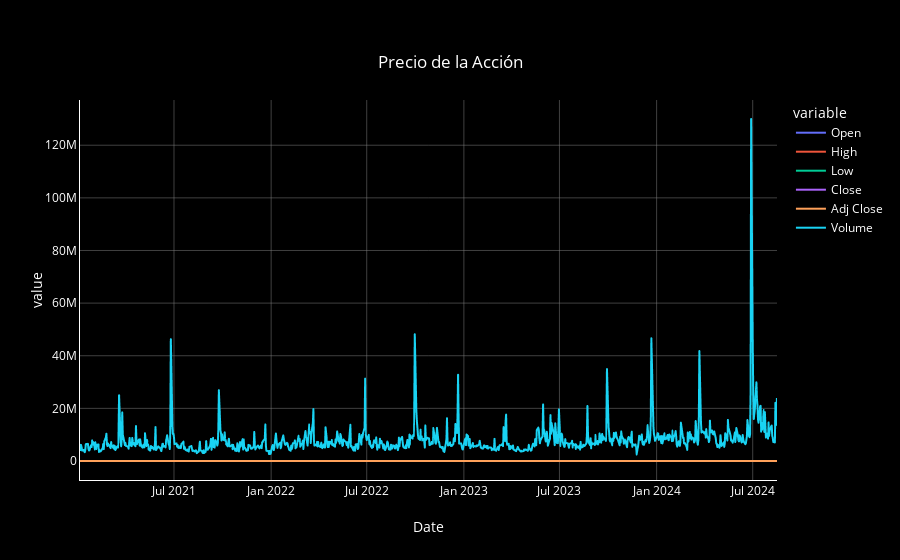

Write notebook code for a chart like this one.
### Code cell
# Using plotly.express
import plotly.express as px


# crear lista de acciones
portfolio = ['APPL', 'MSFT', 'TSLA', 'META', 'GOOG', 'NFLX', 'SPOT', '^GSPC', '^IXIC', 'BTC-USD']
# Obtener datos históricos de una acción
data = yf.download('NKE', start='2021-01-01', end=None)

data


fig = px.line(data, x=data.index, y=data.columns,
              color_discrete_sequence=px.colors.qualitative.Plotly,
              title='Precio de la Ación')
# Personalización del gráfico
fig.update_layout(
    plot_bgcolor='black',
    paper_bgcolor='black',
    font=dict(color='white'),
    title={
        'text': "Precio de la Acción",
        'y':0.9,
        'x':0.5,
        'xanchor': 'center',
        'yanchor': 'top'
    },
    xaxis=dict(
        showgrid=True,          # Mostrar la cuadrícula en el eje x
        gridcolor='gray',       # Color de las líneas de cuadrícula
        gridwidth=0.5,          # Ancho de las líneas de cuadrícula
        linecolor='white'       # Color de la línea del eje
    ),
    yaxis=dict(
        showgrid=True,          # Mostrar la cuadrícula en el eje y
        gridcolor='gray',       # Color de las líneas de cuadrícula
        gridwidth=0.5,          # Ancho de las líneas de cuadrícula
        linecolor='white'       # Color de la línea del eje
    )
)

# Mostrar el gráfico
fig.show()

### Figure 1 — Plotly figure (JSON) as saved in the notebook; plotly's stock layout.template omitted (floating-point values rounded to 4 significant figures; data arrays with more than 128 entries replaced by an {"elided": "..."} marker saying what was removed)
{"data": [{"hovertemplate": "variable=Open<br>Date=%{x}<br>value=%{y}<extra></extra>", "legendgroup": "Open", "line": {"color": "#636EFA", "dash": "solid"}, "marker": {"symbol": "circle"}, "mode": "lines", "name": "Open", "showlegend": true, "type": "scattergl", "x": {"elided": "911 str values"}, "xaxis": "x", "y": {"elided": "911 float values"}, "yaxis": "y"}, {"hovertemplate": "variable=High<br>Date=%{x}<br>value=%{y}<extra></extra>", "legendgroup": "High", "line": {"color": "#EF553B", "dash": "solid"}, "marker": {"symbol": "circle"}, "mode": "lines", "name": "High", "showlegend": true, "type": "scattergl", "x": {"elided": "911 str values"}, "xaxis": "x", "y": {"elided": "911 float values"}, "yaxis": "y"}, {"hovertemplate": "variable=Low<br>Date=%{x}<br>value=%{y}<extra></extra>", "legendgroup": "Low", "line": {"color": "#00CC96", "dash": "solid"}, "marker": {"symbol": "circle"}, "mode": "lines", "name": "Low", "showlegend": true, "type": "scattergl", "x": {"elided": "911 str values"}, "xaxis": "x", "y": {"elided": "911 float values"}, "yaxis": "y"}, {"hovertemplate": "variable=Close<br>Date=%{x}<br>value=%{y}<extra></extra>", "legendgroup": "Close", "line": {"color": "#AB63FA", "dash": "solid"}, "marker": {"symbol": "circle"}, "mode": "lines", "name": "Close", "showlegend": true, "type": "scattergl", "x": {"elided": "911 str values"}, "xaxis": "x", "y": {"elided": "911 float values"}, "yaxis": "y"}, {"hovertemplate": "variable=Adj Close<br>Date=%{x}<br>value=%{y}<extra></extra>", "legendgroup": "Adj Close", "line": {"color": "#FFA15A", "dash": "solid"}, "marker": {"symbol": "circle"}, "mode": "lines", "name": "Adj Close", "showlegend": true, "type": "scattergl", "x": {"elided": "911 str values"}, "xaxis": "x", "y": {"elided": "911 float values"}, "yaxis": "y"}, {"hovertemplate": "variable=Volume<br>Date=%{x}<br>value=%{y}<extra></extra>", "legendgroup": "Volume", "line": {"color": "#19D3F3", "dash": "solid"}, "marker": {"symbol": "circle"}, "mode": "lines", "name": "Volume", "showlegend": true, "type": "scattergl", "x": {"elided": "911 str values"}, "xaxis": "x", "y": {"elided": "911 int values"}, "yaxis": "y"}], "layout": {"font": {"color": "white"}, "legend": {"title": {"text": "variable"}, "tracegroupgap": 0}, "paper_bgcolor": "black", "plot_bgcolor": "black", "title": {"text": "Precio de la Acción", "x": 0.5, "xanchor": "center", "y": 0.9, "yanchor": "top"}, "xaxis": {"anchor": "y", "domain": [0, 1], "gridcolor": "gray", "gridwidth": 0.5, "linecolor": "white", "showgrid": true, "title": {"text": "Date"}}, "yaxis": {"anchor": "x", "domain": [0, 1], "gridcolor": "gray", "gridwidth": 0.5, "linecolor": "white", "showgrid": true, "title": {"text": "value"}}}}
